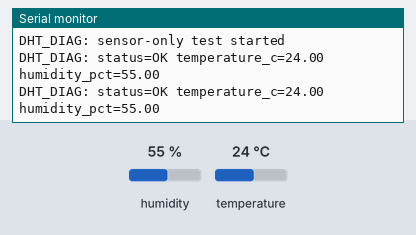
A sketch run on a simulated ESP32. Shown: the last lines printed to the serial monitor. The test bench sets the inputs (shaded band); at power-on: humidity 55 %, temperature 24 °C.

Above: at 5.8 s.
5.9 s: humidity set to 22 %
At 8.0 s:
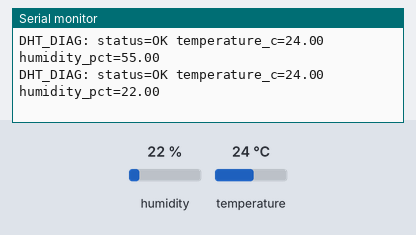
9.6 s: temperature set to 12 °C
At 11.3 s:
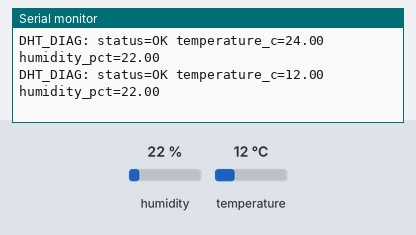
13.3 s: humidity set to 40 %
At 15.5 s:
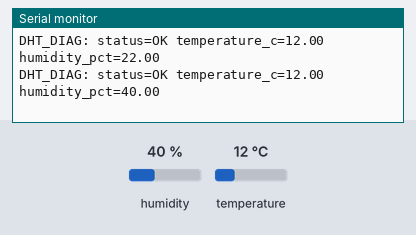
Timing chart, 0 to 17.0 s (numbered marks = the images above; inputs shaded):
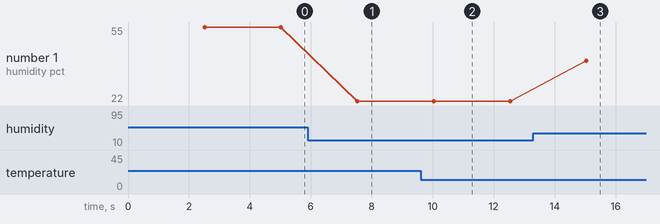

The sketch:

sketch.ino
```cpp
#include <Arduino.h>
#include <DHTesp.h>

namespace {
constexpr uint8_t DHT_PIN = 15;
constexpr uint32_t SAMPLE_INTERVAL_MS = 2500;

DHTesp dht;
uint32_t lastSampleMs = 0;

/*
 * Read one DHT22 sample and print both its status and values. loop() calls
 * this on a timer so sensor diagnostics run without Wi-Fi or MQTT dependencies.
 */
void reportDhtReading() {
  const TempAndHumidity reading = dht.getTempAndHumidity();
  const String status = dht.getStatusString();
  if (dht.getStatus() != DHTesp::ERROR_NONE) {
    Serial.printf("DHT_DIAG: status=%s\n", status.c_str());
    return;
  }

  Serial.printf("DHT_DIAG: status=%s temperature_c=%.2f humidity_pct=%.2f\n",
                status.c_str(), reading.temperature, reading.humidity);
}
}  // namespace

/*
 * Initialize serial output and the ESP32-specific DHT22 driver. The sensor
 * data line must be wired to the board's D15 pin; VCC and GND are also needed.
 */
void setup() {
  Serial.begin(115200);
  dht.setup(DHT_PIN, DHTesp::DHT22);
  Serial.println("DHT_DIAG: sensor-only test started");
}

/*
 * Sample the DHT22 every 2.5 seconds, allowing the sensor's measurement
 * interval to elapse, and avoid involving Wi-Fi or MQTT in this test.
 */
void loop() {
  const uint32_t now = millis();
  if (now - lastSampleMs >= SAMPLE_INTERVAL_MS) {
    lastSampleMs = now;
    reportDhtReading();
  }
  delay(10);
}
```

Measured:
- after the input at 5.9 s, the serial monitor: prints a new line after 1.6 s (image 1)
- after the input at 9.6 s, the serial monitor: prints a new line after 0.43 s (image 2)
- after the input at 13.3 s, the serial monitor: prints a new line after 1.7 s (image 3)
- plotted number 1: 55 → 22 after the input at 5.9 s, 22 → 40 after the input at 13.3 s
